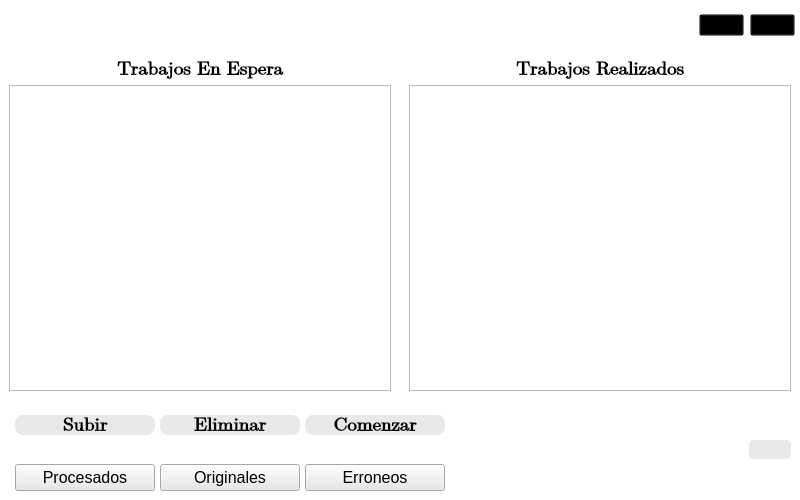
<?xml version="1.0" encoding="UTF-8"?>
<ui version="4.0">
 <class>Ventan_KWSonora</class>
 <widget class="QMainWindow" name="Ventan_KWSonora">
  <property name="geometry">
   <rect>
    <x>0</x>
    <y>0</y>
    <width>800</width>
    <height>500</height>
   </rect>
  </property>
  <property name="minimumSize">
   <size>
    <width>800</width>
    <height>500</height>
   </size>
  </property>
  <property name="maximumSize">
   <size>
    <width>800</width>
    <height>500</height>
   </size>
  </property>
  <property name="windowTitle">
   <string>MainWindow</string>
  </property>
  <property name="styleSheet">
   <string notr="true">#WPrincipal{
background-color: rgb(255, 255, 255);
}
#btnSubir{
background-color: rgb(232, 232, 232);
border-radius:8px;
}
#btnSubir::Hover{
background-color: rgb(209, 209, 209);
}
#btnEliminar{
background-color: rgb(232, 232, 232);
border-radius:8px;
}
#btnEliminar::Hover{
background-color: rgb(209, 209, 209);
}
#btnComenzar{
background-color: rgb(232, 232, 232);
border-radius:8px;
}
#btnComenzar::Hover{
background-color: rgb(209, 209, 209);
}
#btn_Procesados{
background-color: rgb(232, 232, 232);
}
#btn_Procesados::hover{
background-color: rgb(209, 209, 209);
}
#btn_Originales{
background-color: rgb(232, 232, 232);
}
#btn_Originales::hover{
background-color: rgb(209, 209, 209);
}
#btn_Errores{
background-color: rgb(232, 232, 232);
}
#btn_Errores::hover{
background-color: rgb(209, 209, 209);
}
#btnAyuda{
background-color: rgb(232, 232, 232);
border-radius:5px;
}
#btnAyuda::hover{
background-color: rgb(209, 209, 209);
}
#btnMinimizar{
background-color: transparent;
}
#btnCerrar{
background-color: transparent;
}</string>
  </property>
  <widget class="QWidget" name="WPrincipal">
   <widget class="QWidget" name="WPie" native="true">
    <property name="geometry">
     <rect>
      <x>0</x>
      <y>400</y>
      <width>800</width>
      <height>100</height>
     </rect>
    </property>
    <property name="minimumSize">
     <size>
      <width>0</width>
      <height>100</height>
     </size>
    </property>
    <property name="maximumSize">
     <size>
      <width>16777215</width>
      <height>100</height>
     </size>
    </property>
    <layout class="QHBoxLayout" name="horizontalLayout_7">
     <property name="spacing">
      <number>0</number>
     </property>
     <property name="leftMargin">
      <number>0</number>
     </property>
     <property name="topMargin">
      <number>0</number>
     </property>
     <property name="rightMargin">
      <number>0</number>
     </property>
     <property name="bottomMargin">
      <number>0</number>
     </property>
     <item>
      <widget class="QWidget" name="WBotones" native="true">
       <property name="minimumSize">
        <size>
         <width>450</width>
         <height>0</height>
        </size>
       </property>
       <layout class="QVBoxLayout" name="verticalLayout_6">
        <property name="spacing">
         <number>5</number>
        </property>
        <property name="leftMargin">
         <number>10</number>
        </property>
        <property name="topMargin">
         <number>0</number>
        </property>
        <property name="rightMargin">
         <number>0</number>
        </property>
        <property name="bottomMargin">
         <number>0</number>
        </property>
        <item>
         <widget class="QWidget" name="WBotonesTrabajo" native="true">
          <property name="minimumSize">
           <size>
            <width>0</width>
            <height>50</height>
           </size>
          </property>
          <property name="maximumSize">
           <size>
            <width>16777215</width>
            <height>50</height>
           </size>
          </property>
          <layout class="QHBoxLayout" name="horizontalLayout_8">
           <property name="spacing">
            <number>5</number>
           </property>
           <property name="leftMargin">
            <number>5</number>
           </property>
           <property name="topMargin">
            <number>5</number>
           </property>
           <property name="rightMargin">
            <number>5</number>
           </property>
           <property name="bottomMargin">
            <number>5</number>
           </property>
           <item>
            <widget class="QPushButton" name="btnSubir">
             <property name="font">
              <font>
               <family>Cambria Math</family>
               <pointsize>14</pointsize>
               <weight>75</weight>
               <bold>true</bold>
              </font>
             </property>
             <property name="cursor">
              <cursorShape>PointingHandCursor</cursorShape>
             </property>
             <property name="toolTip">
              <string>&lt;html&gt;&lt;head/&gt;&lt;body&gt;&lt;p&gt;Selecciona un archivo .xlsx&lt;/p&gt;&lt;/body&gt;&lt;/html&gt;</string>
             </property>
             <property name="styleSheet">
              <string notr="true"/>
             </property>
             <property name="text">
              <string>Subir</string>
             </property>
            </widget>
           </item>
           <item>
            <widget class="QPushButton" name="btnEliminar">
             <property name="font">
              <font>
               <family>Cambria Math</family>
               <pointsize>14</pointsize>
               <weight>75</weight>
               <bold>true</bold>
              </font>
             </property>
             <property name="cursor">
              <cursorShape>PointingHandCursor</cursorShape>
             </property>
             <property name="toolTip">
              <string>&lt;html&gt;&lt;head/&gt;&lt;body&gt;&lt;p&gt;Elimina los archivos procesados&lt;/p&gt;&lt;/body&gt;&lt;/html&gt;</string>
             </property>
             <property name="styleSheet">
              <string notr="true"/>
             </property>
             <property name="text">
              <string>Eliminar</string>
             </property>
            </widget>
           </item>
           <item>
            <widget class="QPushButton" name="btnComenzar">
             <property name="font">
              <font>
               <family>Cambria Math</family>
               <pointsize>14</pointsize>
               <weight>75</weight>
               <bold>true</bold>
              </font>
             </property>
             <property name="cursor">
              <cursorShape>PointingHandCursor</cursorShape>
             </property>
             <property name="toolTip">
              <string>&lt;html&gt;&lt;head/&gt;&lt;body&gt;&lt;p&gt;Comenzar el proceso&lt;/p&gt;&lt;/body&gt;&lt;/html&gt;</string>
             </property>
             <property name="styleSheet">
              <string notr="true"/>
             </property>
             <property name="text">
              <string>Comenzar</string>
             </property>
            </widget>
           </item>
          </layout>
         </widget>
        </item>
        <item>
         <widget class="QWidget" name="WBotonesRutas" native="true">
          <layout class="QHBoxLayout" name="horizontalLayout_9">
           <property name="spacing">
            <number>5</number>
           </property>
           <property name="leftMargin">
            <number>5</number>
           </property>
           <property name="topMargin">
            <number>5</number>
           </property>
           <property name="rightMargin">
            <number>5</number>
           </property>
           <property name="bottomMargin">
            <number>5</number>
           </property>
           <item>
            <widget class="QPushButton" name="btn_Procesados">
             <property name="font">
              <font>
               <pointsize>12</pointsize>
               <weight>50</weight>
               <bold>false</bold>
              </font>
             </property>
             <property name="cursor">
              <cursorShape>PointingHandCursor</cursorShape>
             </property>
             <property name="toolTip">
              <string>&lt;html&gt;&lt;head/&gt;&lt;body&gt;&lt;p&gt;Ruta de archivos procesados&lt;/p&gt;&lt;/body&gt;&lt;/html&gt;</string>
             </property>
             <property name="styleSheet">
              <string notr="true"/>
             </property>
             <property name="text">
              <string>Procesados</string>
             </property>
            </widget>
           </item>
           <item>
            <widget class="QPushButton" name="btn_Originales">
             <property name="font">
              <font>
               <pointsize>12</pointsize>
              </font>
             </property>
             <property name="cursor">
              <cursorShape>PointingHandCursor</cursorShape>
             </property>
             <property name="toolTip">
              <string>&lt;html&gt;&lt;head/&gt;&lt;body&gt;&lt;p&gt;Ruta de archivos originales&lt;/p&gt;&lt;/body&gt;&lt;/html&gt;</string>
             </property>
             <property name="styleSheet">
              <string notr="true"/>
             </property>
             <property name="text">
              <string>Originales</string>
             </property>
            </widget>
           </item>
           <item>
            <widget class="QPushButton" name="btn_Errores">
             <property name="font">
              <font>
               <pointsize>12</pointsize>
              </font>
             </property>
             <property name="cursor">
              <cursorShape>PointingHandCursor</cursorShape>
             </property>
             <property name="toolTip">
              <string>&lt;html&gt;&lt;head/&gt;&lt;body&gt;&lt;p&gt;Ruta de archivos erroneos&lt;/p&gt;&lt;/body&gt;&lt;/html&gt;</string>
             </property>
             <property name="styleSheet">
              <string notr="true"/>
             </property>
             <property name="text">
              <string>Erroneos</string>
             </property>
            </widget>
           </item>
          </layout>
         </widget>
        </item>
       </layout>
      </widget>
     </item>
     <item>
      <widget class="QWidget" name="WTextoProceso" native="true">
       <layout class="QVBoxLayout" name="verticalLayout_7">
        <property name="spacing">
         <number>5</number>
        </property>
        <property name="leftMargin">
         <number>0</number>
        </property>
        <property name="rightMargin">
         <number>0</number>
        </property>
        <item>
         <widget class="QLabel" name="lbl_TrabajandoCon">
          <property name="enabled">
           <bool>false</bool>
          </property>
          <property name="font">
           <font>
            <family>Arial</family>
            <pointsize>12</pointsize>
            <weight>75</weight>
            <bold>true</bold>
           </font>
          </property>
          <property name="text">
           <string/>
          </property>
          <property name="alignment">
           <set>Qt::AlignCenter</set>
          </property>
         </widget>
        </item>
        <item>
         <widget class="QLabel" name="lbl_NombreReporte">
          <property name="enabled">
           <bool>false</bool>
          </property>
          <property name="font">
           <font>
            <family>Arial</family>
            <pointsize>12</pointsize>
            <weight>75</weight>
            <bold>true</bold>
           </font>
          </property>
          <property name="text">
           <string/>
          </property>
          <property name="alignment">
           <set>Qt::AlignCenter</set>
          </property>
         </widget>
        </item>
       </layout>
      </widget>
     </item>
     <item>
      <widget class="QWidget" name="WBotonAyuda" native="true">
       <property name="minimumSize">
        <size>
         <width>60</width>
         <height>0</height>
        </size>
       </property>
       <property name="maximumSize">
        <size>
         <width>60</width>
         <height>60</height>
        </size>
       </property>
       <layout class="QVBoxLayout" name="verticalLayout_8">
        <item>
         <widget class="QPushButton" name="btnAyuda">
          <property name="maximumSize">
           <size>
            <width>16777213</width>
            <height>16777215</height>
           </size>
          </property>
          <property name="font">
           <font>
            <family>Verdana</family>
            <pointsize>12</pointsize>
            <weight>75</weight>
            <bold>true</bold>
           </font>
          </property>
          <property name="cursor">
           <cursorShape>PointingHandCursor</cursorShape>
          </property>
          <property name="acceptDrops">
           <bool>false</bool>
          </property>
          <property name="toolTip">
           <string notr="true">&lt;html&gt;&lt;head/&gt;&lt;body&gt;&lt;p align=&quot;justify&quot;&gt;Ayuda&lt;/p&gt;&lt;/body&gt;&lt;/html&gt;</string>
          </property>
          <property name="toolTipDuration">
           <number>0</number>
          </property>
          <property name="statusTip">
           <string/>
          </property>
          <property name="whatsThis">
           <string/>
          </property>
          <property name="accessibleName">
           <string/>
          </property>
          <property name="accessibleDescription">
           <string/>
          </property>
          <property name="layoutDirection">
           <enum>Qt::LeftToRight</enum>
          </property>
          <property name="autoFillBackground">
           <bool>false</bool>
          </property>
          <property name="styleSheet">
           <string notr="true"/>
          </property>
          <property name="locale">
           <locale language="Spanish" country="Nicaragua"/>
          </property>
          <property name="text">
           <string/>
          </property>
          <property name="icon">
           <iconset>
            <normaloff>../Source/Icon_Help.png</normaloff>../Source/Icon_Help.png</iconset>
          </property>
          <property name="iconSize">
           <size>
            <width>32</width>
            <height>32</height>
           </size>
          </property>
         </widget>
        </item>
       </layout>
      </widget>
     </item>
    </layout>
   </widget>
   <widget class="QWidget" name="WCuerpo" native="true">
    <property name="geometry">
     <rect>
      <x>0</x>
      <y>50</y>
      <width>800</width>
      <height>350</height>
     </rect>
    </property>
    <property name="minimumSize">
     <size>
      <width>0</width>
      <height>350</height>
     </size>
    </property>
    <property name="maximumSize">
     <size>
      <width>16777215</width>
      <height>350</height>
     </size>
    </property>
    <layout class="QHBoxLayout" name="horizontalLayout_6">
     <property name="spacing">
      <number>0</number>
     </property>
     <property name="leftMargin">
      <number>0</number>
     </property>
     <property name="topMargin">
      <number>0</number>
     </property>
     <property name="rightMargin">
      <number>0</number>
     </property>
     <property name="bottomMargin">
      <number>0</number>
     </property>
     <item>
      <widget class="QWidget" name="WTablaIzquierda" native="true">
       <layout class="QVBoxLayout" name="verticalLayout_4">
        <item>
         <widget class="QLabel" name="lblTextoEnCola">
          <property name="minimumSize">
           <size>
            <width>0</width>
            <height>20</height>
           </size>
          </property>
          <property name="maximumSize">
           <size>
            <width>16777215</width>
            <height>20</height>
           </size>
          </property>
          <property name="font">
           <font>
            <family>Cambria Math</family>
            <pointsize>14</pointsize>
            <weight>75</weight>
            <bold>true</bold>
           </font>
          </property>
          <property name="text">
           <string>Trabajos En Espera</string>
          </property>
          <property name="alignment">
           <set>Qt::AlignCenter</set>
          </property>
         </widget>
        </item>
        <item>
         <widget class="QTableWidget" name="TWCola"/>
        </item>
       </layout>
      </widget>
     </item>
     <item>
      <widget class="QWidget" name="WTablaDerecha" native="true">
       <layout class="QVBoxLayout" name="verticalLayout_5">
        <item>
         <widget class="QLabel" name="lblTextoProcesado">
          <property name="minimumSize">
           <size>
            <width>0</width>
            <height>20</height>
           </size>
          </property>
          <property name="maximumSize">
           <size>
            <width>16777215</width>
            <height>20</height>
           </size>
          </property>
          <property name="font">
           <font>
            <family>Cambria Math</family>
            <pointsize>14</pointsize>
            <weight>75</weight>
            <bold>true</bold>
           </font>
          </property>
          <property name="text">
           <string>Trabajos Realizados</string>
          </property>
          <property name="alignment">
           <set>Qt::AlignCenter</set>
          </property>
         </widget>
        </item>
        <item>
         <widget class="QTableWidget" name="TWProcesado"/>
        </item>
       </layout>
      </widget>
     </item>
    </layout>
   </widget>
   <widget class="QWidget" name="WCabecera" native="true">
    <property name="geometry">
     <rect>
      <x>0</x>
      <y>0</y>
      <width>800</width>
      <height>50</height>
     </rect>
    </property>
    <property name="minimumSize">
     <size>
      <width>0</width>
      <height>50</height>
     </size>
    </property>
    <property name="maximumSize">
     <size>
      <width>16777215</width>
      <height>50</height>
     </size>
    </property>
    <layout class="QHBoxLayout" name="horizontalLayout">
     <property name="spacing">
      <number>0</number>
     </property>
     <property name="leftMargin">
      <number>5</number>
     </property>
     <property name="topMargin">
      <number>0</number>
     </property>
     <property name="rightMargin">
      <number>0</number>
     </property>
     <property name="bottomMargin">
      <number>0</number>
     </property>
     <item>
      <widget class="QWidget" name="WLogo" native="true">
       <property name="minimumSize">
        <size>
         <width>200</width>
         <height>0</height>
        </size>
       </property>
       <property name="maximumSize">
        <size>
         <width>200</width>
         <height>16777215</height>
        </size>
       </property>
       <layout class="QVBoxLayout" name="verticalLayout_9">
        <property name="spacing">
         <number>0</number>
        </property>
        <property name="leftMargin">
         <number>0</number>
        </property>
        <property name="topMargin">
         <number>5</number>
        </property>
        <property name="rightMargin">
         <number>0</number>
        </property>
        <property name="bottomMargin">
         <number>5</number>
        </property>
        <item>
         <widget class="QLabel" name="lblLogoKWSONORA">
          <property name="text">
           <string/>
          </property>
          <property name="pixmap">
           <pixmap>../../../../../Downloads/KWSONORA (1).png</pixmap>
          </property>
          <property name="scaledContents">
           <bool>true</bool>
          </property>
          <property name="wordWrap">
           <bool>false</bool>
          </property>
         </widget>
        </item>
       </layout>
      </widget>
     </item>
     <item>
      <spacer name="horizontalSpacer">
       <property name="orientation">
        <enum>Qt::Horizontal</enum>
       </property>
       <property name="sizeHint" stdset="0">
        <size>
         <width>476</width>
         <height>20</height>
        </size>
       </property>
      </spacer>
     </item>
     <item>
      <widget class="QWidget" name="WBotonesSalida" native="true">
       <property name="minimumSize">
        <size>
         <width>110</width>
         <height>0</height>
        </size>
       </property>
       <property name="maximumSize">
        <size>
         <width>110</width>
         <height>16777215</height>
        </size>
       </property>
       <layout class="QHBoxLayout" name="horizontalLayout_10">
        <property name="rightMargin">
         <number>5</number>
        </property>
        <item>
         <widget class="QPushButton" name="btnMinimizar">
          <property name="cursor">
           <cursorShape>PointingHandCursor</cursorShape>
          </property>
          <property name="toolTip">
           <string>Minimizar</string>
          </property>
          <property name="text">
           <string/>
          </property>
          <property name="icon">
           <iconset>
            <normaloff>../Source/Icon_Minimize.png</normaloff>../Source/Icon_Minimize.png</iconset>
          </property>
          <property name="iconSize">
           <size>
            <width>30</width>
            <height>30</height>
           </size>
          </property>
         </widget>
        </item>
        <item>
         <widget class="QPushButton" name="btnCerrar">
          <property name="cursor">
           <cursorShape>PointingHandCursor</cursorShape>
          </property>
          <property name="mouseTracking">
           <bool>false</bool>
          </property>
          <property name="toolTip">
           <string>Cerrar</string>
          </property>
          <property name="text">
           <string/>
          </property>
          <property name="icon">
           <iconset>
            <normaloff>../Source/Icon_Close.png</normaloff>../Source/Icon_Close.png</iconset>
          </property>
          <property name="iconSize">
           <size>
            <width>30</width>
            <height>30</height>
           </size>
          </property>
         </widget>
        </item>
       </layout>
      </widget>
     </item>
    </layout>
   </widget>
  </widget>
 </widget>
 <resources/>
 <connections/>
</ui>
